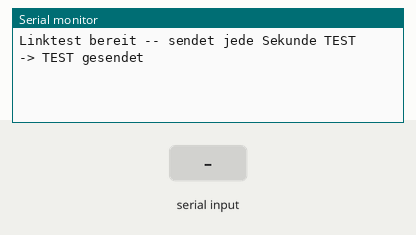
Recording of a sketch running on a simulated ESP32. On the bench: the last lines printed to the serial monitor. The test bench sets the inputs (shaded band).

Above: at 1.2 s.
1.3 s: "1" received over the second serial link
At 1.9 s:
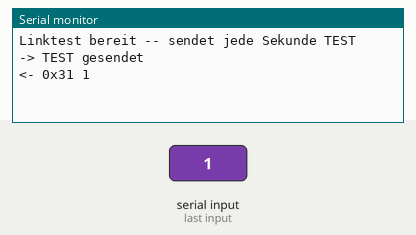
2.8 s: "0" received over the second serial link
At 2.96 s:
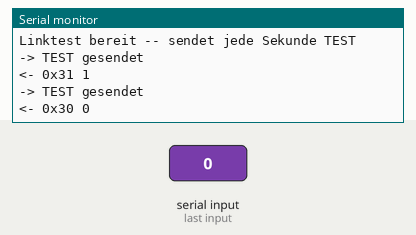
4.3 s: "2" received over the second serial link
At 4.8 s:
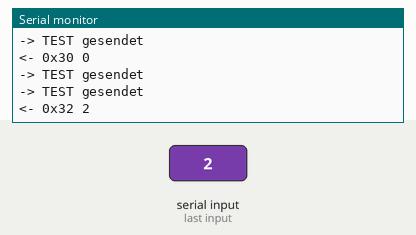

Measured:
- after the input at 1.3 s, the serial monitor: prints a new line at once (image 1)
- after the input at 2.8 s, the serial monitor: prints a new line at once (image 2)
- after the input at 4.3 s, the serial monitor: prints a new line at once (image 3)

The sketch:

linktest.ino
```cpp
// Stufe 2 der Verifikation: rohe Funkstrecke pruefen, ohne Protokoll.
//
// Auf beide ESP32 flashen. Jedes Board sendet jede Sekunde "TEST" ueber das
// DTU und gibt alles Empfangene als Hex auf dem seriellen Monitor aus.
// Erst wenn hier Bytes ankommen, lohnt sich der Protokollcode.

static const int PIN_LORA_RX = 16;
static const int PIN_LORA_TX = 17;

void setup() {
  Serial.begin(115200);
  Serial2.begin(9600, SERIAL_8N1, PIN_LORA_RX, PIN_LORA_TX);
  Serial.println();
  Serial.println("Linktest bereit -- sendet jede Sekunde TEST");
}

void loop() {
  static uint32_t lastMs = 0;
  uint32_t now = millis();

  if ((uint32_t)(now - lastMs) >= 1000) {
    lastMs = now;
    Serial2.print("TEST");
    Serial.println("-> TEST gesendet");
  }

  while (Serial2.available() > 0) {
    int byteIn = Serial2.read();
    Serial.printf("<- 0x%02X %c\n", byteIn,
                  (byteIn >= 32 && byteIn < 127) ? (char)byteIn : '.');
  }
}
```
